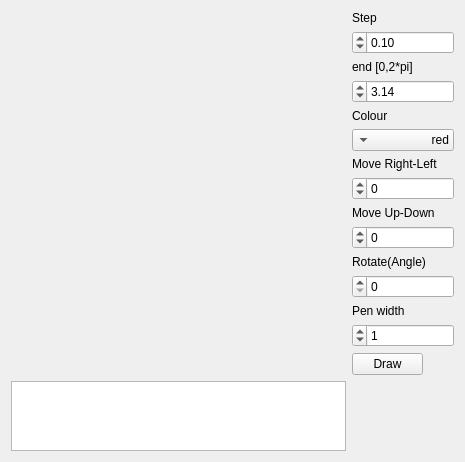
<?xml version="1.0" encoding="UTF-8"?>
<ui version="4.0">
 <class>DrawLine</class>
 <widget class="QWidget" name="DrawLine">
  <property name="geometry">
   <rect>
    <x>0</x>
    <y>0</y>
    <width>465</width>
    <height>391</height>
   </rect>
  </property>
  <property name="maximumSize">
   <size>
    <width>16777215</width>
    <height>16777215</height>
   </size>
  </property>
  <property name="windowTitle">
   <string>DrawLine</string>
  </property>
  <property name="layoutDirection">
   <enum>Qt::RightToLeft</enum>
  </property>
  <layout class="QGridLayout" name="gridLayout_2">
   <item row="0" column="1">
    <spacer name="horizontalSpacer">
     <property name="layoutDirection">
      <enum>Qt::LeftToRight</enum>
     </property>
     <property name="orientation">
      <enum>Qt::Horizontal</enum>
     </property>
     <property name="sizeHint" stdset="0">
      <size>
       <width>397</width>
       <height>13</height>
      </size>
     </property>
    </spacer>
   </item>
   <item row="0" column="0" rowspan="2">
    <layout class="QGridLayout" name="gridLayout">
     <item row="12" column="0">
      <widget class="QLabel" name="label_7">
       <property name="text">
        <string>Pen width</string>
       </property>
      </widget>
     </item>
     <item row="11" column="0">
      <widget class="QSpinBox" name="RotateBox">
       <property name="maximum">
        <number>360</number>
       </property>
       <property name="singleStep">
        <number>5</number>
       </property>
      </widget>
     </item>
     <item row="8" column="0">
      <widget class="QLabel" name="label_5">
       <property name="text">
        <string>Move Up-Down</string>
       </property>
      </widget>
     </item>
     <item row="10" column="0">
      <widget class="QLabel" name="label_6">
       <property name="text">
        <string>Rotate(Angle)</string>
       </property>
      </widget>
     </item>
     <item row="9" column="0">
      <widget class="QSpinBox" name="UpDownBox">
       <property name="minimum">
        <number>-70</number>
       </property>
       <property name="maximum">
        <number>70</number>
       </property>
       <property name="singleStep">
        <number>5</number>
       </property>
      </widget>
     </item>
     <item row="6" column="0">
      <widget class="QLabel" name="label_4">
       <property name="text">
        <string>Move Right-Left</string>
       </property>
      </widget>
     </item>
     <item row="4" column="0">
      <widget class="QLabel" name="label_3">
       <property name="text">
        <string>Colour</string>
       </property>
      </widget>
     </item>
     <item row="5" column="0">
      <widget class="QComboBox" name="colourBox">
       <item>
        <property name="text">
         <string>red</string>
        </property>
       </item>
       <item>
        <property name="text">
         <string>green</string>
        </property>
       </item>
       <item>
        <property name="text">
         <string>blue</string>
        </property>
       </item>
       <item>
        <property name="text">
         <string>yellow</string>
        </property>
       </item>
       <item>
        <property name="text">
         <string>darkMagenta</string>
        </property>
       </item>
      </widget>
     </item>
     <item row="0" column="0">
      <widget class="QLabel" name="label">
       <property name="maximumSize">
        <size>
         <width>41</width>
         <height>16</height>
        </size>
       </property>
       <property name="layoutDirection">
        <enum>Qt::LeftToRight</enum>
       </property>
       <property name="text">
        <string>Step</string>
       </property>
      </widget>
     </item>
     <item row="1" column="0">
      <widget class="QDoubleSpinBox" name="stepBox">
       <property name="minimum">
        <double>0.010000000000000</double>
       </property>
       <property name="maximum">
        <double>1.000000000000000</double>
       </property>
       <property name="singleStep">
        <double>0.010000000000000</double>
       </property>
       <property name="value">
        <double>0.100000000000000</double>
       </property>
      </widget>
     </item>
     <item row="14" column="0">
      <spacer name="verticalSpacer">
       <property name="layoutDirection">
        <enum>Qt::LeftToRight</enum>
       </property>
       <property name="orientation">
        <enum>Qt::Vertical</enum>
       </property>
       <property name="sizeHint" stdset="0">
        <size>
         <width>17</width>
         <height>188</height>
        </size>
       </property>
      </spacer>
     </item>
     <item row="15" column="0">
      <widget class="QPushButton" name="Draw">
       <property name="maximumSize">
        <size>
         <width>71</width>
         <height>31</height>
        </size>
       </property>
       <property name="layoutDirection">
        <enum>Qt::LeftToRight</enum>
       </property>
       <property name="text">
        <string>Draw</string>
       </property>
      </widget>
     </item>
     <item row="2" column="0">
      <widget class="QLabel" name="label_2">
       <property name="text">
        <string>end [0,2*pi]</string>
       </property>
      </widget>
     </item>
     <item row="7" column="0">
      <widget class="QSpinBox" name="RightLeftBox">
       <property name="minimum">
        <number>-70</number>
       </property>
       <property name="maximum">
        <number>70</number>
       </property>
       <property name="singleStep">
        <number>5</number>
       </property>
      </widget>
     </item>
     <item row="3" column="0">
      <widget class="QDoubleSpinBox" name="quarterdoubleBox">
       <property name="maximum">
        <double>6.300000000000000</double>
       </property>
       <property name="singleStep">
        <double>0.200000000000000</double>
       </property>
       <property name="value">
        <double>3.140000000000000</double>
       </property>
      </widget>
     </item>
     <item row="13" column="0">
      <widget class="QSpinBox" name="WidthBox">
       <property name="maximum">
        <number>20</number>
       </property>
       <property name="value">
        <number>1</number>
       </property>
      </widget>
     </item>
    </layout>
   </item>
   <item row="1" column="1">
    <spacer name="horizontalSpacer_2">
     <property name="layoutDirection">
      <enum>Qt::LeftToRight</enum>
     </property>
     <property name="orientation">
      <enum>Qt::Horizontal</enum>
     </property>
     <property name="sizeHint" stdset="0">
      <size>
       <width>367</width>
       <height>17</height>
      </size>
     </property>
    </spacer>
   </item>
   <item row="2" column="1">
    <widget class="QGraphicsView" name="view"/>
   </item>
  </layout>
 </widget>
 <layoutdefault spacing="6" margin="11"/>
 <resources/>
 <connections/>
</ui>
